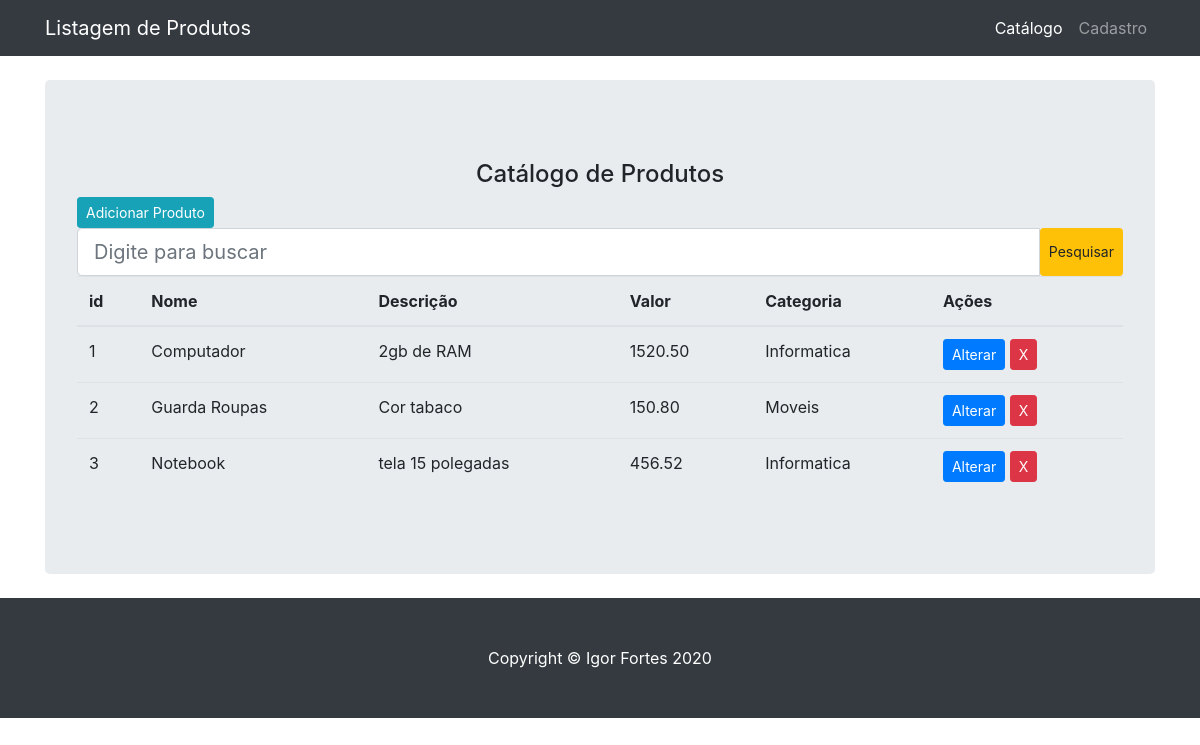
The page / on the database its author committed.
### tables this page shows
CREATE TABLE `produto` (
  `codigo` int(11) NOT NULL AUTO_INCREMENT,
  `nome` varchar(100) DEFAULT NULL,
  `descricao` varchar(20) DEFAULT NULL,
  `valor` float(10,2) DEFAULT NULL,
  `categoria` varchar(20) DEFAULT NULL,
  PRIMARY KEY (`codigo`)
);

### index.php (the view, shortened to what this page needs)
<!DOCTYPE html>
<html lang="en">
<head>
  <link href="vendor/bootstrap/css/bootstrap.min.css" rel="stylesheet">
  <link href="css/heroic-features.css" rel="stylesheet">
</head>
<body>
  <nav class="navbar navbar-expand-lg navbar-dark bg-dark fixed-top">
    <div class="container">
      <a class="navbar-brand" href="#">Listagem de Produtos</a>
      <div class="collapse navbar-collapse" id="navbarResponsive">
        <ul class="navbar-nav ml-auto">
          <li class="nav-item active">
            <a class="nav-link" href="index.php">Catálogo
            </a>
          </li>
          <li class="nav-item">
            <a class="nav-link" href="formProduto.php">Cadastro</a>
          </li>
        </ul>
      </div>
    </div>
  </nav>
  <div class="container">
    <?php
        $nome2=$_POST['nome2'];
        $con = mysqli_connect("localhost","bob","bob","univille");
        if (isset($_GET['pesquisa']) && ($_GET['pesquisa']==1)){
          $sql = "select * from produto where nome LIKE '%{$nome2}%'";
        }else{
          $sql = "select * from produto";
        }
        $result = mysqli_query($con,$sql);
    ?>
    <header class="jumbotron my-4">
      <p class="lead">
          <center><h4>Catálogo de Produtos</h4></center>
          <a href="formProduto.php" class="btn btn-info btn-sm">Adicionar Produto</a>
          <form method="POST" action="index.php?pesquisa=1">
            <div class="input-group input-group-lg form-control_i" id="pesquisaA">
              <input type="text" class="form-control " placeholder="Digite para buscar" aria-label="align left" name="nome2">
                <button class="btn btn-warning btn-sm" type="submit">Pesquisar<span class="glyphicon glyphicon-search" id="pesq" aria-hidden="true"></span></button>
            </div>
          </form>
          <table class="table">
             <thead>
               <tr>
                 <th>id</th>
                 <th>Nome</th>
                 <th>Descrição</th>
                 <th>Valor</th>
                 <th>Categoria</th>
                 <th>Ações</th>
               </tr>
             </thead>
             <tbody>
               <?php
               while($row = $result->fetch_row()){
               ?>
               <tr>
                 <td><?=$row[0]?></td>
                 <td><?=$row[1]?></td>
                 <td><?=$row[2]?></td>
                 <td><?=$row[3]?></td>
                 <td><?=$row[4]?></td>
                 <td><a href="formProduto.php?id=<?=$row[0]?>" class="btn btn-primary btn-sm"> Alterar </a>
                     <a href="confremoveProduto.php?id=<?=$row[0]?>" class="btn btn-danger btn-sm"> X </a>
                 </td>
               </tr>
               <?php
               }
               ?>
             </tbody>
          </table>
      </p>
    </header>
  </div>
  <footer class="py-5 bg-dark">
    <div class="container">
      <p class="m-0 text-center text-white">Copyright &copy; Igor Fortes 2020</p>
    </div>
  </footer>
</body>
</html>

### css/heroic-features.css (style rules this page uses)
body { padding-top: 56px; }

### rows shown on the page
produto: codigo "1", nome "Computador", descricao "2gb de RAM", valor "1520.50", categoria "Informatica"
produto: codigo "2", nome "Guarda Roupas", descricao "Cor tabaco", valor "150.80", categoria "Moveis"
produto: codigo "3", nome "Notebook", descricao "tela 15 polegadas", valor "456.52", categoria "Informatica"
